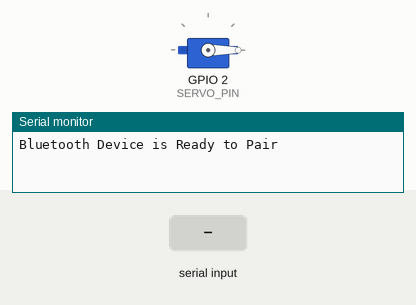
A sketch run on a simulated ESP32. Shown: servo, the last lines printed to the serial monitor. Inputs (shaded band) come from the test bench. Nothing arrives over Bluetooth unless stated.

Above: at 1.2 s.
1.3 s: "90,45\n" received over the second serial link
At 2.5 s:
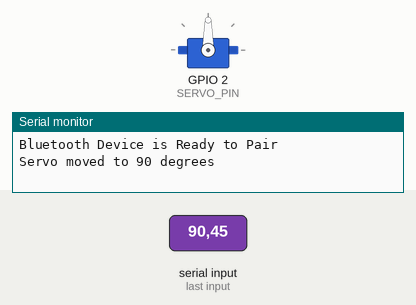
2.8 s: "30,150\n" received over the second serial link
At 3.6 s:
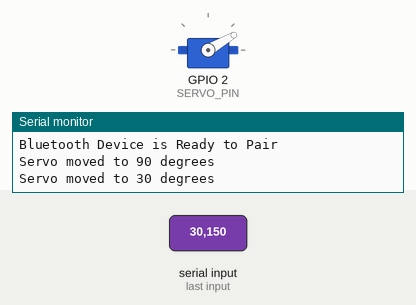
4.3 s: "90\n" received over the second serial link
At 4.8 s:
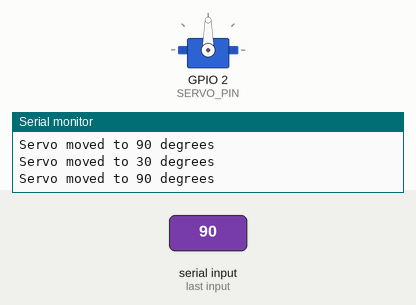
Timing chart, 0 to 7.3 s (numbered marks = the images above; inputs shaded):
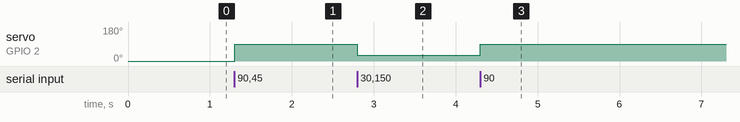

Measured:
- after the input at 1.3 s, servo on GPIO 2 (SERVO_PIN): 0° → 90° at once
- after the input at 2.8 s, servo on GPIO 2 (SERVO_PIN): 90° → 30° at once
- after the input at 4.3 s, servo on GPIO 2 (SERVO_PIN): 30° → 90° at once

The sketch:

Bluetooth_Classic_Servo_Control.ino
```cpp
#include "BluetoothSerial.h"
#include <ESP32Servo.h>

BluetoothSerial SerialBT;
Servo myServo;

const int SERVO_PIN = 2;

void setup() {
  Serial.begin(115200);

  SerialBT.begin("ESP32_Servo_Control");
  Serial.println("Bluetooth Device is Ready to Pair");

  myServo.attach(SERVO_PIN);
  myServo.write(0); // Start at 0 degrees
}

void loop() {
  if (SerialBT.available()) {
    String input = SerialBT.readStringUntil('\n');
    input.trim();

    int angle = input.toInt(); // Convert received string to integer

    if (angle >= 0 && angle <= 180) {
      myServo.write(angle);
      Serial.printf("Servo moved to %d degrees\n", angle);
      SerialBT.printf("Servo moved to %d degrees\n", angle);
    }
    else {
      Serial.println("Invalid input! Enter a value between 0 and 180.");
      SerialBT.println("Invalid input! Enter a value between 0 and 180.");
    }
  }
}
```
